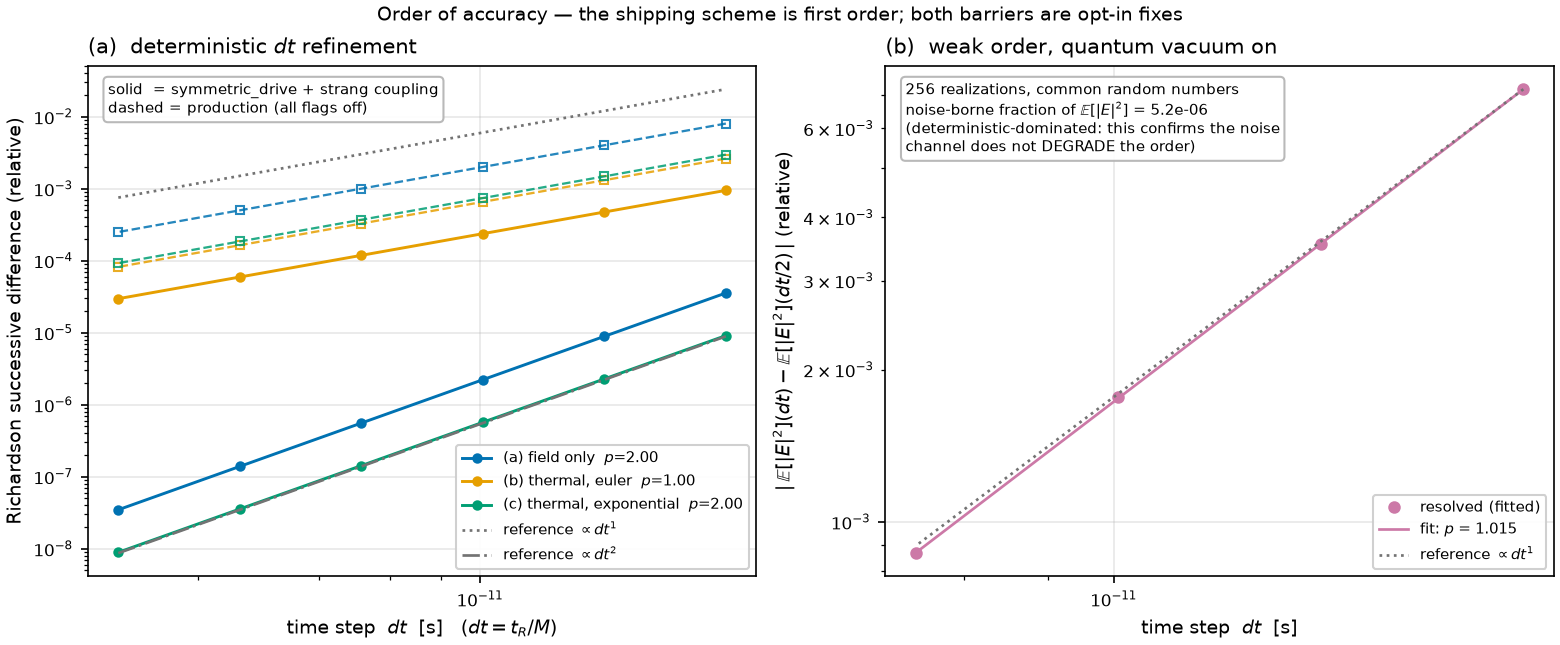

Source code (Python):
"""Two-panel figure for the order-of-accuracy verification.

Panel (a) — deterministic dt refinement, log-log. The three configurations are
drawn twice: SOLID for the second-order path (``symmetric_drive=True``,
``thermal_coupling="strang"``) and DASHED for the production path (all flags
off), in matching colours. Reference slopes ``dt^1`` and ``dt^2`` are overlaid
as grey guides. The figure's whole point is the gap between the solid and
dashed families: every dashed curve runs parallel to the ``dt^1`` guide and
every solid one to ``dt^2``, which is the finding stated as a picture.

Panel (b) — the weak-order fit. E[|E|^2] over 256 realizations with the
quantum-vacuum channel on and common random numbers across dt, with the fitted
slope drawn through the resolved points and the noise-dominated floor marked.

Usage
-----
    python -m validation.figures.fig_convergence [--quick] [--out PATH]

See :mod:`validation.convergence` for the physics and the derivations.
Reference: Herr, Tikan & Kippenberg, arXiv:2604.05897v1 (7 Apr 2026).
"""

from __future__ import annotations

import argparse
import sys
from pathlib import Path
from typing import Any, Sequence

import numpy as np

_REPO_ROOT = Path(__file__).resolve().parents[2]
if str(_REPO_ROOT) not in sys.path:
    sys.path.insert(0, str(_REPO_ROOT))

from analysis.plot_utils import apply_pub_style                        # noqa: E402
from validation.convergence import (                                   # noqa: E402
    DEFAULT_HALVINGS,
    deterministic_study,
    thermal_testbed_config,
    weak_study,
)
from validation.mms import DEFAULT_N_TAU, manufactured_solution        # noqa: E402

__all__ = ["make_figure", "main"]

DEFAULT_OUT = Path(__file__).resolve().parent / "fig_convergence.png"

#: Colourblind-safe qualitative colours (Wong 2011), one per configuration.
_COLORS = {
    "a_field_only": "#0072B2",
    "b_thermal_euler": "#E69F00",
    "c_thermal_exponential": "#009E73",
}
_SHORT = {
    "a_field_only": "(a) field only",
    "b_thermal_euler": "(b) thermal, euler",
    "c_thermal_exponential": "(c) thermal, exponential",
}


def make_figure(
    production: dict[str, Any],
    fixed: dict[str, Any],
    weak: dict[str, Any],
    out_path: Path,
) -> Path:
    """Render both panels from pre-computed study results."""
    import matplotlib
    matplotlib.use("Agg")
    import matplotlib.pyplot as plt

    apply_pub_style()
    fig, (ax_a, ax_b) = plt.subplots(1, 2, figsize=(10.4, 4.3))

    # ---------------- panel (a): deterministic orders ----------------
    for key, color in _COLORS.items():
        f = fixed[key]
        p = production[key]
        ax_a.loglog(f["dts"], f["errors"], "-o", ms=4.0, color=color, lw=1.4,
                    label=f"{_SHORT[key]}  $p$={f['order']:.2f}")
        ax_a.loglog(p["dts"], p["errors"], "--s", ms=3.4, mfc="none", color=color,
                    lw=1.1, alpha=0.85)

    # Reference slopes, anchored so they sit clear of the data.
    all_dt = np.concatenate([fixed[k]["dts"] for k in _COLORS])
    dt_ref = np.array([all_dt.min(), all_dt.max()])
    prod_anchor = production["a_field_only"]["errors"][0]
    fix_anchor = fixed["a_field_only"]["errors"][0]
    dt0 = production["a_field_only"]["dts"][0]
    ax_a.loglog(dt_ref, prod_anchor * 3.0 * (dt_ref / dt0) ** 1, ":", color="0.45",
                lw=1.3, label=r"reference $\propto dt^1$")
    ax_a.loglog(dt_ref, fix_anchor * 0.25 * (dt_ref / dt0) ** 2, "-.", color="0.45",
                lw=1.3, label=r"reference $\propto dt^2$")

    ax_a.set_xlabel(r"time step  $dt$  [s]   ($dt = t_R/M$)")
    ax_a.set_ylabel("Richardson successive difference (relative)")
    ax_a.set_title("(a)  deterministic $dt$ refinement", loc="left")
    ax_a.legend(loc="lower right", fontsize=7.0, framealpha=0.92)
    ax_a.annotate(
        "solid  = symmetric_drive + strang coupling\n"
        "dashed = production (all flags off)",
        xy=(0.03, 0.97), xycoords="axes fraction", va="top", ha="left", fontsize=7.2,
        bbox={"boxstyle": "round,pad=0.3", "fc": "white", "ec": "0.7", "alpha": 0.92},
    )

    # ---------------- panel (b): weak order ----------------
    dts = weak["dts"]
    errs = weak["errors"]
    n_fit = int(weak["n_fit"])
    ax_b.loglog(dts[:n_fit], errs[:n_fit], "o", ms=5.0, color="#CC79A7",
                label="resolved (fitted)")
    if n_fit < len(errs):
        ax_b.loglog(dts[n_fit:], errs[n_fit:], "x", ms=6.0, color="0.55",
                    label="noise-floor limited (excluded)")
    fit = np.polyfit(np.log(dts[:n_fit]), np.log(errs[:n_fit]), 1)
    ax_b.loglog(dts, np.exp(np.polyval(fit, np.log(dts))), "-", color="#CC79A7",
                lw=1.3, label=f"fit: $p$ = {weak['order']:.3f}")
    ax_b.loglog(dts, errs[0] * (dts / dts[0]) ** 1, ":", color="0.45", lw=1.3,
                label=r"reference $\propto dt^1$")

    ax_b.set_xlabel(r"time step  $dt$  [s]")
    ax_b.set_ylabel(r"$|\,\mathbb{E}[|E|^2](dt) - \mathbb{E}[|E|^2](dt/2)\,|$ (relative)")
    ax_b.set_title("(b)  weak order, quantum vacuum on", loc="left")
    ax_b.legend(loc="lower right", fontsize=7.0, framealpha=0.92)
    ax_b.annotate(
        f"{weak['n_realizations']} realizations, common random numbers\n"
        f"noise-borne fraction of $\\mathbb{{E}}[|E|^2]$ = {weak['noise_fraction']:.1e}\n"
        f"(deterministic-dominated: this confirms the noise\n"
        f"channel does not DEGRADE the order)",
        xy=(0.03, 0.97), xycoords="axes fraction", va="top", ha="left", fontsize=7.2,
        bbox={"boxstyle": "round,pad=0.3", "fc": "white", "ec": "0.7", "alpha": 0.92},
    )

    # Decade ticks only: matplotlib's default log minor labels collide badly
    # over the ~2 decades of dt spanned here.
    for ax in (ax_a, ax_b):
        ax.xaxis.set_minor_formatter(matplotlib.ticker.NullFormatter())
        ax.xaxis.set_major_locator(matplotlib.ticker.LogLocator(base=10.0, numticks=6))
        ax.xaxis.set_minor_locator(
            matplotlib.ticker.LogLocator(base=10.0, subs=(0.2, 0.4, 0.6, 0.8), numticks=12)
        )

    fig.suptitle(
        "Order of accuracy — the shipping scheme is first order; both barriers "
        "are opt-in fixes", fontsize=9,
    )
    out_path = Path(out_path)
    out_path.parent.mkdir(parents=True, exist_ok=True)
    fig.savefig(out_path)
    plt.close(fig)
    return out_path


def main(argv: Sequence[str] | None = None) -> int:
    ap = argparse.ArgumentParser(
        prog="python -m validation.figures.fig_convergence",
        description="Render the order-of-accuracy figure.",
    )
    ap.add_argument("--out", type=Path, default=DEFAULT_OUT)
    ap.add_argument("--halvings", type=int, default=DEFAULT_HALVINGS)
    ap.add_argument("--n-tau", type=int, default=DEFAULT_N_TAU)
    ap.add_argument("--t-slow", type=int, default=200)
    ap.add_argument("--weak-realizations", type=int, default=256)
    ap.add_argument("--quick", action="store_true",
                    help="3 halvings, 100 round trips, 64 realizations")
    args = ap.parse_args(argv)

    halvings = 3 if args.quick else args.halvings
    t_slow = 100 if args.quick else args.t_slow
    realizations = 64 if args.quick else args.weak_realizations

    sol = manufactured_solution()
    testbed = thermal_testbed_config(
        sol.params, pin=sol.pin, delta_omega=sol.delta_omega
    )
    common = dict(halvings=halvings, n_tau=args.n_tau, t_slow=t_slow,
                  testbed_config=testbed)
    production = deterministic_study(
        sol, symmetric_drive=False, thermal_coupling="lagged", **common
    )
    fixed = deterministic_study(
        sol, symmetric_drive=True, thermal_coupling="strang", **common
    )
    weak = weak_study(sol, n_realizations=realizations, symmetric_drive=False)

    out = make_figure(production, fixed, weak, args.out)
    print(f"wrote {out}")
    for key in _COLORS:
        print(f"  {key:>24}: production {production[key]['order']:.4f}   "
              f"fixed {fixed[key]['order']:.4f}")
    print(f"  {'weak (production)':>24}: {weak['order']:.4f} "
          f"(fitted over {weak['n_fit']}/{len(weak['errors'])} points)")
    return 0


if __name__ == "__main__":
    raise SystemExit(main())
